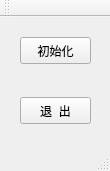
<?xml version="1.0" encoding="UTF-8"?>
<ui version="4.0">
 <class>MainWindow</class>
 <widget class="QMainWindow" name="MainWindow">
  <property name="geometry">
   <rect>
    <x>0</x>
    <y>0</y>
    <width>110</width>
    <height>171</height>
   </rect>
  </property>
  <property name="windowTitle">
   <string>MainWindow</string>
  </property>
  <widget class="QWidget" name="centralWidget">
   <widget class="QPushButton" name="pushButton">
    <property name="geometry">
     <rect>
      <x>20</x>
      <y>20</y>
      <width>71</width>
      <height>27</height>
     </rect>
    </property>
    <property name="text">
     <string>初始化</string>
    </property>
   </widget>
   <widget class="QPushButton" name="pushButton_2">
    <property name="geometry">
     <rect>
      <x>20</x>
      <y>80</y>
      <width>71</width>
      <height>27</height>
     </rect>
    </property>
    <property name="text">
     <string>退  出</string>
    </property>
   </widget>
  </widget>
  <widget class="QMenuBar" name="menuBar">
   <property name="geometry">
    <rect>
     <x>0</x>
     <y>0</y>
     <width>110</width>
     <height>28</height>
    </rect>
   </property>
  </widget>
  <widget class="QToolBar" name="mainToolBar">
   <attribute name="toolBarArea">
    <enum>TopToolBarArea</enum>
   </attribute>
   <attribute name="toolBarBreak">
    <bool>false</bool>
   </attribute>
  </widget>
  <widget class="QStatusBar" name="statusBar"/>
 </widget>
 <layoutdefault spacing="6" margin="11"/>
 <resources/>
 <connections/>
</ui>
